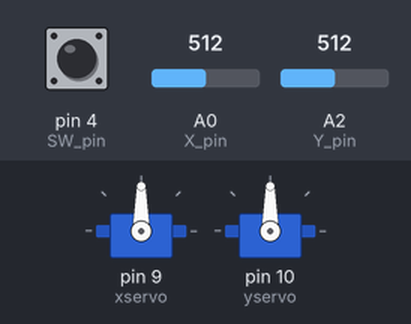
A sketch run on a simulated Arduino Uno, built with avr-gcc and run on an emulated ATmega328P. On the bench: 2 × servo. Inputs (shaded band) come from the test bench; at power-on: A0 (X_pin) = 512, A2 (Y_pin) = 512, pin 4 (SW_pin) HIGH.

Above: at 1.2 s.
1.3 s: A0 (X_pin) set to 552
2.8 s: A0 (X_pin) set to 579
At 3.06 s:
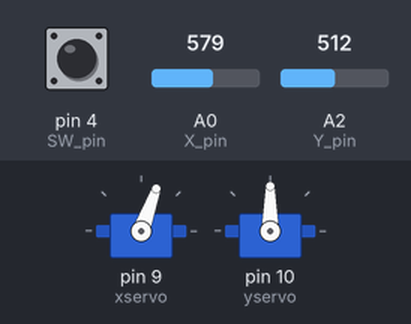
At 4.8 s:
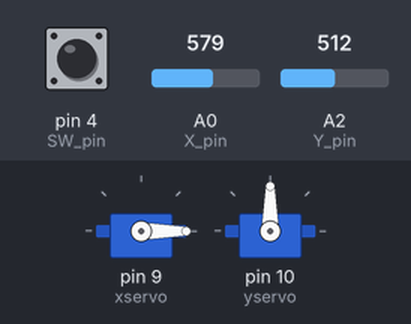
5.8 s: A2 (Y_pin) set to 553
7.3 s: A2 (Y_pin) set to 585
At 8.8 s:
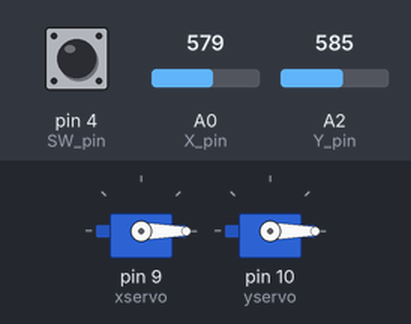
10.3 s: A0 (X_pin) set to 483
11.8 s: A0 (X_pin) set to 451
At 14.9 s:
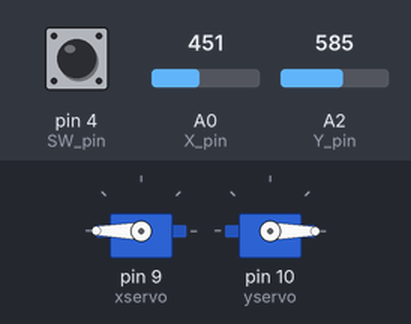
Timing chart, 0 to 15.8 s (numbered marks = the images above; inputs shaded):
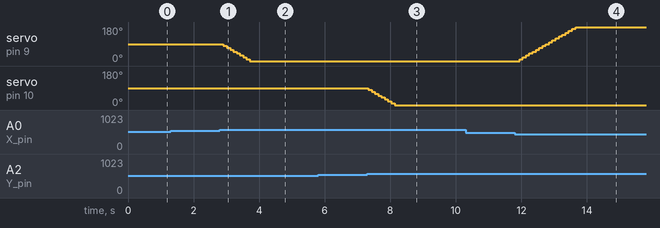

The sketch:

robotArm.ino
```cpp
#include <Servo.h>
const int SW_pin = 4;
const int X_pin = 0;
const int Y_pin = 2;

int xservo = 9;
int yservo = 10;
int x_degree = 90;
int y_degree = 90;
int tolerance = 50;

Servo myservo_x;
Servo myservo_y;
void setup() {
  // put your setup code here, to run once:
  pinMode(SW_pin,INPUT);
  myservo_x.attach(xservo);
  myservo_x.write(x_degree);
  myservo_y.attach(yservo);
  myservo_y.write(y_degree);
  digitalWrite(SW_pin, HIGH);
  Serial.begin(9600);
}
void loop() {
  // put your main code here, to run repeatedly:
  int sw = digitalRead(SW_pin);
  int x = analogRead(X_pin);
  delay(100);
  int y = analogRead(Y_pin);

  if(x < 519 - tolerance )
  {
    if(x_degree < 180)
    {
      x_degree+=10;
    }
  }
  if(x > 519 + tolerance )
  {
    if(x_degree > 0)
    {
      x_degree-=10;
    }
  }
if(y <519 - tolerance )
  {
    if(y_degree < 180 )
    {
      y_degree+=10;
    }
  }
  if(y > 519 + tolerance )
  {
    if(y_degree > 0 )
    {
      y_degree-=10;
    }
  }

 myservo_x.write(x_degree);
 myservo_y.write(y_degree);
}
```

Measured:
- the behaviour switches between 569 and 570 on A0 (X_pin) (found by bisection; images 0 and 1)
- the behaviour switches between 569 and 570 on A2 (Y_pin) (found by bisection; images 2 and 3)
- the behaviour switches between 469 and 468 on A0 (X_pin) (found by bisection; images 3 and 4)
- after the input at 1.3 s, every drawn part: stays the same
- after the input at 2.8 s, servo on pin 9 (xservo): moves from 90° to 0° over 0.80 s, starting after 0.11 s
- after the input at 5.8 s, every drawn part: stays the same
- after the input at 7.3 s, servo on pin 10 (yservo): moves from 90° to 0° over 0.80 s, starting at once
- after the input at 10.3 s, every drawn part: stays the same
- after the input at 11.8 s, servo on pin 9 (xservo): moves from 0° to 180° over 1.7 s, starting after 0.14 s
